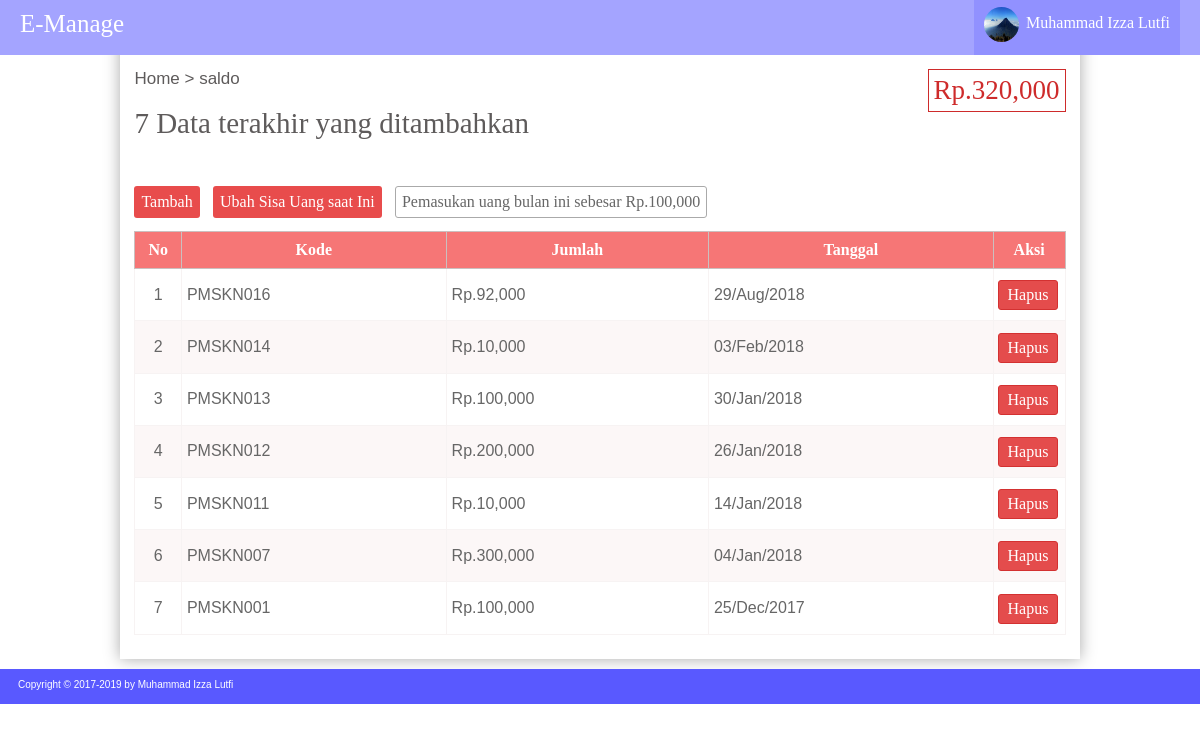
Page /home/index.php?menu=saldo (signed in) on the committed database.
### tables this page shows
CREATE TABLE `user` (
  `id_user` int(10) NOT NULL,
  `nama` varchar(50) NOT NULL,
  `alamat` varchar(50) NOT NULL,
  `tgl_lahir` date NOT NULL,
  `foto` varchar(30) NOT NULL,
  `username` varchar(50) NOT NULL,
  `password` varchar(50) NOT NULL
);

CREATE TABLE `saldo` (
  `id_saldo` int(10) NOT NULL,
  `id_user` int(10) NOT NULL,
  `jml_saldo` int(15) NOT NULL
);

CREATE TABLE `pemasukan` (
  `id_p` int(10) NOT NULL,
  `id_saldo` int(10) NOT NULL,
  `kode` varchar(8) NOT NULL,
  `jumlah` int(15) NOT NULL,
  `tanggal_in` date NOT NULL
);

### home/page/saldo.php (the view, shortened to what this page needs)
<?php
	$idusr=$data['id_user'];
	$qcek=mysqli_query($koneksi,"SELECT id_user FROM saldo WHERE id_user='$idusr'");
	$row=mysqli_num_rows($qcek);
	if($row!=1){
		$param='Buat Dompet Baru';
	}
	else{
		$param='Tambah';
	}
	$qjml=mysqli_query($koneksi,"SELECT * FROM saldo WHERE id_user='$idusr'");
	$jml=mysqli_fetch_array($qjml);
	$row=mysqli_num_rows($qjml);
	if($row!=1){
		$jumlah=0;
	}
	else{
		$jumlah=$jml['jml_saldo'];
	}
 ?>
<!DOCTYPE html>
<html>
<head>
</head>
<body>
<div class="content-menu">
	<div class="content-menu1">
		<div class="menu-judul1">Home > saldo</div>
		<div class="jml-saldo">Rp.<?=number_format($jumlah);?></div><br><br>
		<div class="ket">7 Data terakhir yang ditambahkan</div>
		<div class="content-tambah">
			<a href="#<?=$param;?>"><div class="btn-tambah"><?=$param;?></div></a>
			<?php if($row==1){ ?>
			<a href="#ubah"><div class="btn-tambah">Ubah Sisa Uang saat Ini</div></a>
			<?php }else{} ?>
			<?php
				$jmlh=0;
				$tgl=date('m');
				$qts=mysqli_query($koneksi,"SELECT jumlah FROM pemasukan WHERE id_saldo='$jml[id_saldo]' AND MONTH(tanggal_in)='$tgl'");
				while($ts=mysqli_fetch_array($qts)){
					$jmlh=$jmlh+$ts[jumlah];
				}
			 ?>
			<div class="btn-tambah1">Pemasukan uang bulan ini sebesar Rp.<?=number_format($jmlh);?></div>
		</div>
		<table width="100%">
			<tr>
				<th width="5%">No</th>
				<th>Kode</th>
				<th>Jumlah</th>
				<th>Tanggal</th>
				<th width="7%">Aksi</th>
			</tr>
			<?php
				$no=1;
				$qtt=mysqli_query($koneksi,"SELECT * FROM pemasukan WHERE id_saldo='$jml[id_saldo]' order by kode desc limit 7");
				while($t=mysqli_fetch_array($qtt)){
			 ?>
			<tr bgcolor="<?php if($no%2){echo "#FFF";}else{echo "#FCF7F7";} ?>">
				<td align="center"><?=$no++;?></td>
				<td><?=$t['kode'];?></td>
				<td>Rp.<?=number_format($t['jumlah']);?></td>
				<td><?=date("d/M/Y", strtotime($t['tanggal_in']));?></td>
				<td align="center"><a href="#hapus<?=$t['kode'];?>" class="batal" style="text-decoration: none;">Hapus</a></td>
			</tr>
			<?php } ?>
		</table>
	</div>
</div>
</body>
</html>

### home/index.php (shortened to what this page needs)
<?php
	include "../inc/koneksi.php";
	$user=$_SESSION['username'];
	$quser=mysqli_query($koneksi,"SELECT * FROM user WHERE username='$user'");
	$data=mysqli_fetch_array($quser);
 ?>
<!DOCTYPE html PUBLIC "-//W3C//DTD XHTML 1.0 Transitional//EN" "http://www.w3.org/TR/xhtml1/DTD/xhtml1-transitional.dtd">
<html xmlns="http://www.w3.org/1999/xhtml">
<head>
<link rel="stylesheet" type="text/css" href="../css/utama.css" />
<link rel="stylesheet" type="text/css" href="../css/profil.css">
<link rel="stylesheet" type="text/css" href="../css/saldo.css">
</head>
<body>
    <div class="header">
        <a href="index.php">
    	<div class="header-font">
        	E-Manage
        </div>
        </a>
        <div class="header-profil">
        	<div class="dropdown">
                <label for="checkbox_toggle"><img name="profile" src="../img/image/<?=$data['foto']?>" /><div class="profil-text"><?php echo $data['nama']; ?></div></label>
            </div>
        </div>
    </div>
    <div class="content">
    	<?php
    		switch ($_GET['menu']) {
                case "saldo":
                    include "page/saldo.php";
                    break;
    		}
    	 ?>
    </div>
    <div style="clear: both;">
    <div class="footer"><font face="Arial" color="#FFFFFF" size="-2" style="padding-left:1.5%;">Copyright &copy; 2017-<?=date('Y')?> by Muhammad Izza Lutfi</font></div>
</body>
</html>

### css/utama.css (style rules this page uses)
body { background:#FFF; padding:0; margin:0; }
.header { width:100%; height:55px; position: fixed; background:#A4A4FF; }
.header-font { font-family:Arial Narrow; font-size:25px; color:#FFF; float:left; padding:10px 0px 0px 20px; }
.header-profil { width:auto; height:55px; float:right; margin-right:20px; }
.dropdown { position:relative; display:inline-block; font-size:16px; color:#FFF; }
label { box-sizing:border-box; display: inline-block; width:100%; background:#9191FF; height:55px; cursor:pointer; padding:0px 10px 0px 10px; }
.profil-text { padding-top:14px; font-family:Arial Narrow; float:left; padding-left:7px; }
img[name="profile"] { border-radius:100%; width:35px; height:35px; margin-top:7px; float:left; }
.content { width:80%; padding-top: 50px; margin:0 auto; padding-bottom: 2%; background:#FFF; box-shadow: 0 0 15px #aaa; height:auto; margin-bottom: 10px; }
.footer { width:100%; height:25px; margin-bottom:0%; background:#5959FF; padding-top:10px; }
@media screen and (min-width: 769px) { .header { z-index: 99999; } }

### css/saldo.css (style rules this page uses)
.content-menu { width: 97%; height: auto; border: 0px solid rgba(233,233,233,0.7); margin:0 auto; }
.content-menu1 { margin-top: 2%; }
.menu-judul1 { font-family: Arial; font-size: 17px; color: #5E5B5B; display: inline-block; }
.jml-saldo { float: right; font-family: Arial Narrow; font-size: 27px; color: #CE2B2B; padding: 5px; border: 1px solid#CE2B2B; }
.ket { font-family: Arial Narrow; font-size: 29px; color: #5E5B5B; }
.content-tambah { width: 100%; height: 35px; margin-top: 5%; }
.btn-tambah { padding: 7px; background: #E84C4C; margin-right: 1%; color: #FFF; border-radius: 3px; display: inline-block; font-family: Arial Narrow; }
.btn-tambah1 { padding: 6px; border: 1px solid#aaa; margin-right: 1%; color: #666; margin-bottom: 2%; border-radius: 3px; display: inline-block; font-family: Arial Narrow; }
table { border-collapse: collapse; margin-top: 10px; }
table th { padding: 9px; border: 1px solid#CBBFBF; font-family: Arial Narrow; background:#F67676; color: #fff; }
table td { padding: 10px 5px 10px 5px; font-family: Arial; border: 1px solid#F7F3F3; color: #666; }
.batal { padding: 5px 9px 5px 9px; margin-right: 2%; margin-top: 2%; font-family: Arial Narrow; color: #fff; float: right; border: 1px solid#D33131; border-radius: 3px; background: #E44C4C; }
a { text-decoration: none; }

### rows in the picture
user: foto (picture), nama "Muhammad Izza Lutfi"
saldo: jml_saldo "320,000"
pemasukan: kode "PMSKN016", jumlah "92,000", tanggal_in "29/Aug/2018"
pemasukan: kode "PMSKN014", jumlah "10,000", tanggal_in "03/Feb/2018"
pemasukan: kode "PMSKN013", jumlah "100,000", tanggal_in "30/Jan/2018"
pemasukan: kode "PMSKN012", jumlah "200,000", tanggal_in "26/Jan/2018"
pemasukan: kode "PMSKN011", jumlah "10,000", tanggal_in "14/Jan/2018"
pemasukan: kode "PMSKN007", jumlah "300,000", tanggal_in "04/Jan/2018"
pemasukan: kode "PMSKN001", jumlah "100,000", tanggal_in "25/Dec/2017"

### other values in the picture
$param "Tambah"
$jmlh "100,000"
